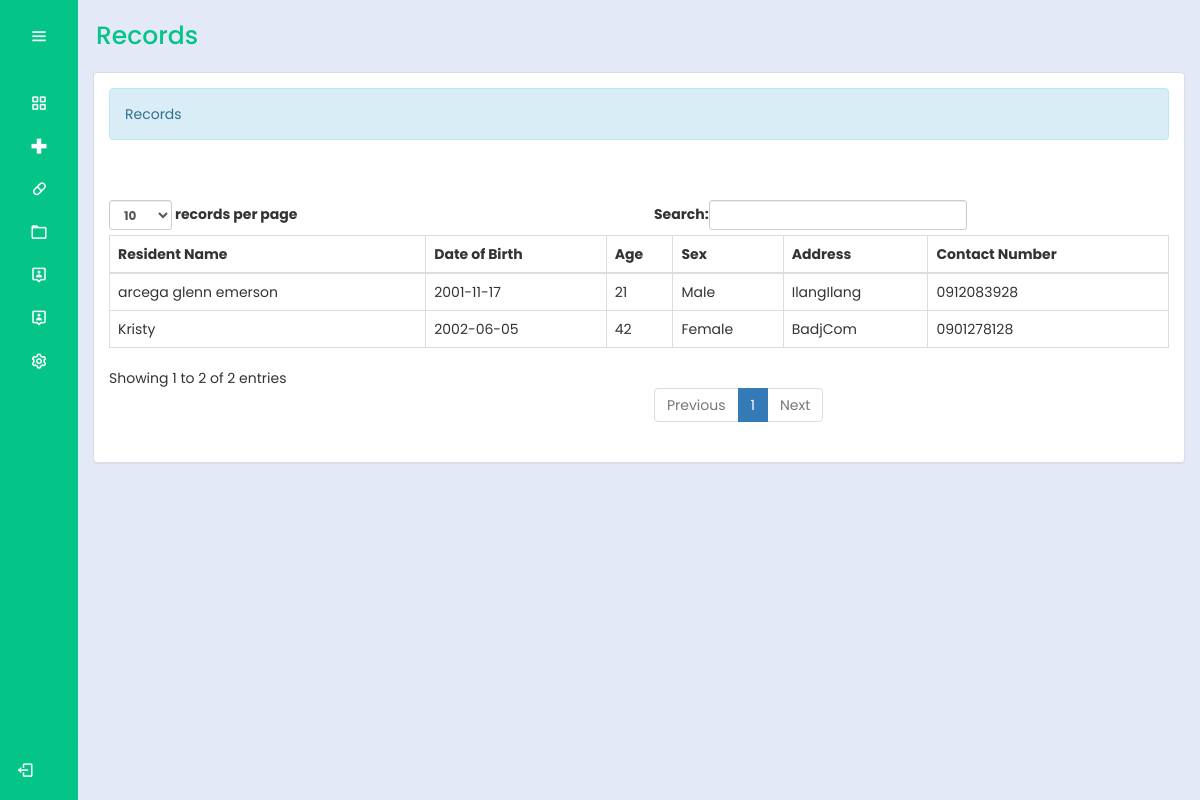
The app's page /admin/records.php (signed in) with its own data.
### tables this page shows
CREATE TABLE `residentrecords` (
  `residentId` int(30) NOT NULL,
  `productId` int(30) NOT NULL,
  `residentName` varchar(100) NOT NULL,
  `dateBirth` date NOT NULL,
  `age` int(10) NOT NULL,
  `sex` varchar(10) NOT NULL,
  `address` varchar(100) NOT NULL,
  `contactNumber` varchar(11) NOT NULL
);

### admin/records.php (the view, shortened to what this page needs)
<?php
@include "../connection/connect.php";
if(isset($_SESSION['user_data'])){
?>
<!DOCTYPE html>
<html lang="en">
<head>
  <link rel="stylesheet" href="../cssmainmenu/style.css">
  <link href='https://unpkg.com/boxicons@2.1.4/css/boxicons.min.css' rel='stylesheet'>
  <link rel = "stylesheet" type = "text/css" href = "../css/bootstrap.css " />
  <link rel = "stylesheet" type = "text/css" href = "../css/style.css" />
</head>
<body>
  <div class="sidebar">
    <div class="logo_details">
      <i class="bx bx-menu" id="btn"></i>
    </div>
    <ul class="nav-list">
      <li>
        <a href="Dashboard.php">
          <i class="bx bx-grid-alt"></i>
        </a>
      </li>
      <li>
        <a href="medicinerecords.php">
          <i class="bx bx-plus-medical"></i>
        </a>
      </li>
      <li>
        <a href="Contraceptives.php">
          <i class="bx bx-capsule"></i>
        </a>
      </li>
      <li>
        <a href="records.php">
          <i class="bx bx-folder"></i>
        </a>
      </li>
      <li>
          <a href="RegisteredUserAdmin.php">
            <i class="bx bx-user-pin"></i>
          </a>
      </li>
      <li>
          <a href="account.php">
            <i class="bx bx-user-pin"></i>
          </a>
        </li>
      <li>
      <a href="settings.php?id=<?php echo $_SESSION['user_data']['id']; ?>">
          <i class="bx bx-cog"></i>
        </a>
      </li>
      <li class="profile">
        <div class="profile_details">
        <div class="profile_content">
        <div class="name"><?php echo $_SESSION['user_data']['fname']; ?></div>
      </div>
    </div>
  <a href="../logout.php" id="log_out">
    <i class="bx bx-log-out"></i>
  </a>
  </li>
    </ul>
  </div>
  <section class="home-section">
    <div class="text">Records</div>
    <div class = "container-fluid">
		<div class = "panel panel-default">
			<div class = "panel-body">
				<div class = "alert alert-info">Records</div>
				<br />
				<br />
				<table id = "table" class = "table table-bordered">
					<thead>
						<tr>
							<th>Resident Name</th>
							<th>Date of Birth</th>
							<th>Age</th>
							<th>Sex</th>
							<th>Address</th>
							<th>Contact Number</th>
						</tr>
					</thead>
					<tbody>
					<?php
						$query = $conn->query("SELECT * FROM `residentrecords`") or die(mysqli_error());
						while($fetch = $query->fetch_array()){
					?>
						<tr>
							<td><?php echo $fetch['residentName']?></td>
							<td><?php echo $fetch['dateBirth']?></td>
							<td><?php echo $fetch['age']?></td>
							<td><?php echo $fetch['sex']?></td>
							<td><?php echo $fetch['address']?></td>
							<td><?php echo $fetch['contactNumber']?></td>
						</tr>
					<?php
						}
					?>
					</tbody>
				</table>
			</div>
		</div>
	</div>
  </section>
</body>
</html>
<?php
}
else{
	header("Location:.././index.php?error=UnAuthorized Access");
}

### cssmainmenu/style.css (style rules this page uses)
:root { --color-default: #04c487; --color-second:#04c487; --color-white:#fff; --color-body:#e4e9f7; --color-light:#e0e0e0; }
* { padding: 0%; margin: 0%; box-sizing: border-box; font-family: 'Poppins', sans-serif; }
body { min-height: 100vh; }
.sidebar { min-height: 100vh; width: 78px; padding: 6px 14px; z-index: 99; background-color: var(--color-default); transition: all .5s ease; position: fixed; top:0; left: 0; }
.sidebar .logo_details { height: 60px; display: flex; align-items: center; position: relative; }
.sidebar .logo_details #btn { position: absolute; top:50%; right: 0; transform: translateY(-50%); font-size: 20px; text-align: center; cursor: pointer; transition: all .5s ease; }
.sidebar i { color:var(--color-white); height: 60px; line-height: 60px; min-width: 50px; font-size: 25px; text-align: center; }
.sidebar .nav-list { margin-top: 20px; height: 100%; }
.sidebar li { position: relative; margin:8px 0; list-style: none; }
.sidebar li a { display: flex; height: 100%; width: 100%; align-items: center; text-decoration: none; background-color: var(--color-default); position: relative; transition: all .5s ease; z-index: 12; }
.sidebar li a::after { content: ""; position: absolute; width: 100%; height: 100%; transform: scaleX(0); background-color: var(--color-white); border-radius: 5px; transition: transform 0.3s ease-in-out; transform-origin: left; z-index: -2; }
.sidebar li i { height: 35px; line-height: 35px; font-size: 18px; border-radius: 5px; }
.sidebar li.profile { position: fixed; height: 60px; width: 78px; left: 0; bottom:-8px; padding:10px 14px; overflow: hidden; transition: all .5s ease; }
.sidebar .profile .profile_details { display: flex; align-items: center; flex-wrap: nowrap; }
.sidebar li.profile .name, .sidebar li.profile .designation { font-size: 15px; font-weight: 400; color:var(--color-white); white-space: nowrap; }
.sidebar .profile #log_out { position: absolute; top:50%; right: 0; transform: translateY(-50%); background-color: var(--color-second); width: 100%; height: 60px; line-height: 60px; border-radius: 5px; cursor: pointer; transition: all 0.5s ease; }
.home-section { position: relative; background-color: var(--color-body); min-height: 100vh; top:0; left:78px; width: calc(100% - 78px); transition: all .5s ease; z-index: 2; }
.home-section .text { display: inline-block; color:var(--color-default); font-size: 25px; font-weight: 500; margin: 18px; }

### records on screen
residentrecords: residentName "arcega glenn emerson", dateBirth "2001-11-17", age "21", sex "Male", address "IlangIlang", contactNumber "0912083928"
residentrecords: residentName "Kristy", dateBirth "2002-06-05", age "42", sex "Female", address "BadjCom", contactNumber "0901278128"
